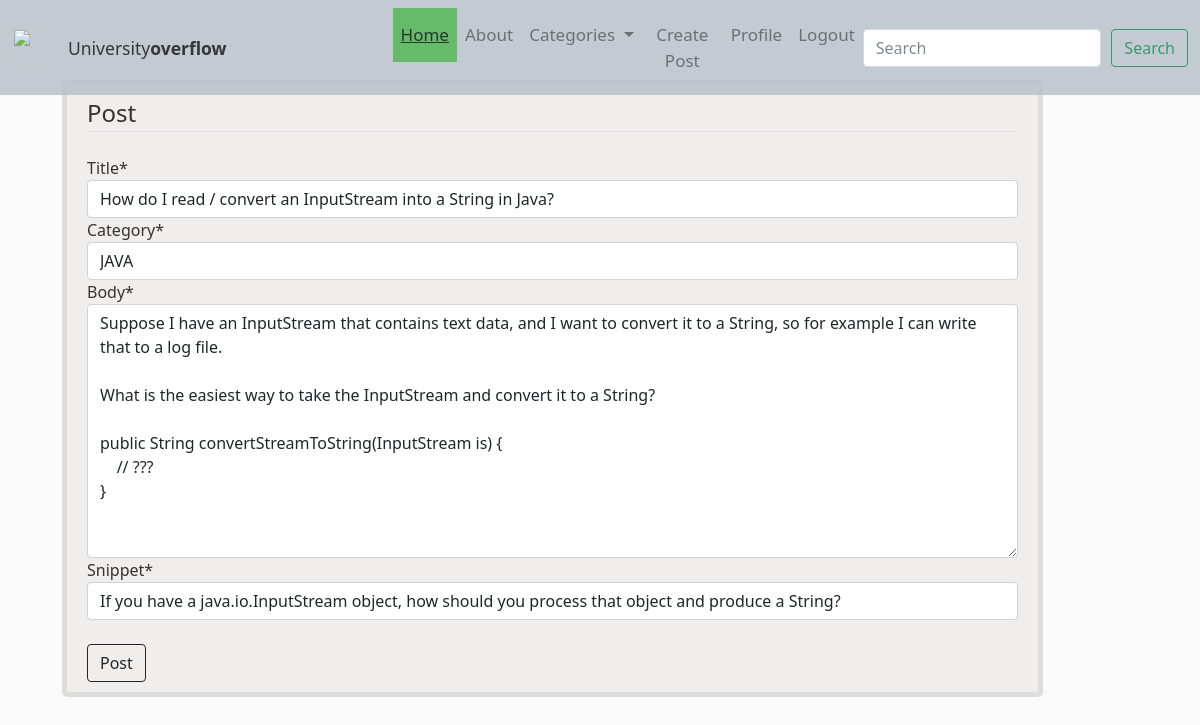
Page /post/19/update/ (signed in) on the committed database.
### blog/models.py (models this page shows, shortened)
class Post(models.Model):
    author = models.ForeignKey(User, on_delete=models.CASCADE)
    title = models.CharField(max_length=150)
    date_posted = models.DateTimeField(default=timezone.now)
    last_modified = models.DateTimeField(auto_now=True)
    category = models.CharField(max_length=150)
    snippet = models.CharField(max_length=500)
    body = models.TextField()
    like = models.ManyToManyField(User, blank=True, related_name="likes")
    dislike = models.ManyToManyField(User, blank=True, related_name="dislikes")
    objects = BlogPostManager()

### blog/views.py (the view, shortened to what this page needs)
# urls.py: path('post/<int:pk>/update/', PostUpdateView.as_view(), name="post-update"),
class PostUpdateView(LoginRequiredMixin, UserPassesTestMixin, UpdateView):
    model = Post
    template_name = 'blog/create_post.html'
    fields = ['title', 'category', 'body', 'snippet']
    def test_func(self):
        post = self.get_object()
        if self.request.user == post.author :
            return True
        return False

### blog/custom_context_processor.py (called while the page is built)
def subject_renderer(request):
    return {
       'all_categories': Category.objects.all(),
    }

### blog/models.py (called while the page is built)
    def get_queryset(self):
        return BlogPostQuerySet(self.model, using=self._db)

    def __str__(self):
        return self.name

### blog/templates/blog/create_post.html (shortened to what this page needs)
{% extends "blog/base.html" %}
{% load crispy_forms_tags %}
{% block content %}
<div class="content-section">
    <form method="POST">
        <fieldset class="form-group">
            <legend class="border-bottom mb-4"> Post </legend>
            {{ form | crispy }}
        </fieldset>
        <br>
        <div class="form-group">
            <button class="btn btn-outline-dark" type="submit">Post</button>
        </div>
    </form>
</div>
{% endblock content %}

### blog/static/blog/style.css (style rules this page uses)
body { background: #fafafa; color: #333333; }
.content-section { background: #f0eded; padding: 10px 20px; border: 5px solid #dddddd; border-radius: 5px; margin: 20px; }

### rows in the picture
Post: title "How do I read / convert an InputStream into a String in Java?", category "JAVA", body "Suppose I have an InputStream that contains text data, and I want to convert it to a String, so for example I can write that to a log file. What is the easiest way to take the InputStream and convert it to a String? public String convertStreamToString(InputStream is) { // ??? }", snippet "If you have a java.io.InputStream object, how should you process that object and produce a String?"
